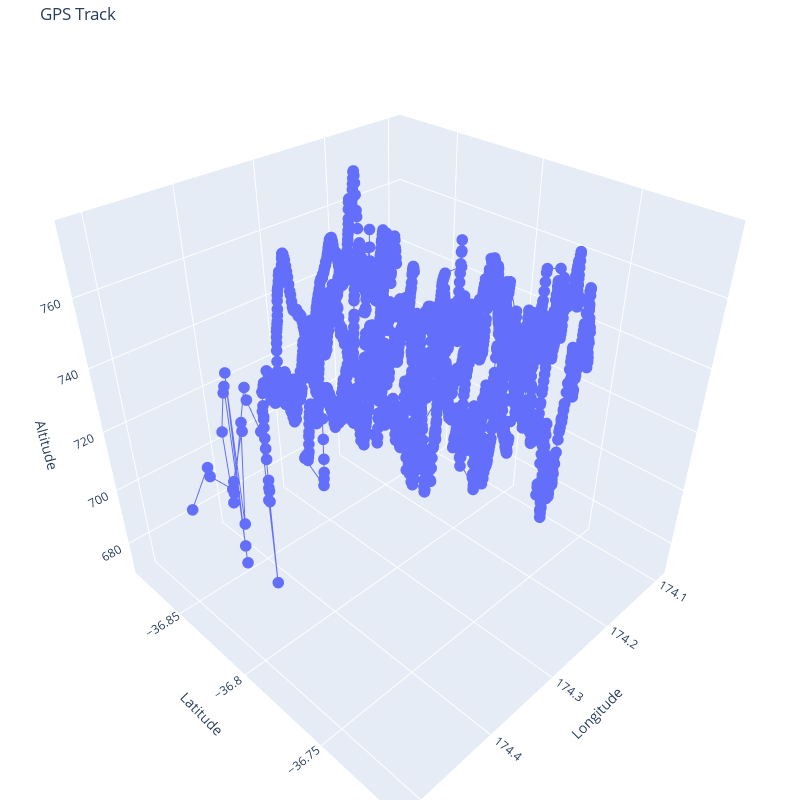

Notebook cell for this chart:
### Code cell
# Plot the GPS points interactively with hover info:
import plotly.graph_objects as go


def make_plot(gps_points):
    lats = [p.lat for p in gps_points if not p.ignore]
    lons = [p.lon for p in gps_points if not p.ignore]
    alts = [p.alt for p in gps_points if not p.ignore]

    fig = go.Figure(
        data=[
            go.Scatter3d(
                x=lons,
                y=lats,
                z=alts,
                mode="lines+markers",
                marker=dict(size=4),
                text=[f"Index: {i}\nAlt: {alts[i]}" for i in range(len(gps_points))],
                hoverinfo="text",
            )
        ]
    )
    fig.update_layout(
        scene=dict(xaxis_title="Longitude", yaxis_title="Latitude", zaxis_title="Altitude"),
        title="GPS Track",
        width=800,
        height=800,
        margin=dict(l=0, r=0, b=0, t=40),
    )
    fig.show()


make_plot(gps_points)

### Figure 1 — Plotly figure (JSON) as saved in the notebook; plotly's stock layout.template omitted (floating-point values rounded to 4 significant figures; data arrays with more than 128 entries replaced by an {"elided": "..."} marker saying what was removed)
{"data": [{"hoverinfo": "text", "marker": {"size": 4}, "mode": "lines+markers", "text": {"elided": "3639 str values"}, "type": "scatter3d", "x": {"elided": "3639 float values"}, "y": {"elided": "3639 float values"}, "z": {"elided": "3639 float values"}}], "layout": {"height": 800, "margin": {"b": 0, "l": 0, "r": 0, "t": 40}, "scene": {"xaxis": {"title": {"text": "Longitude"}}, "yaxis": {"title": {"text": "Latitude"}}, "zaxis": {"title": {"text": "Altitude"}}}, "title": {"text": "GPS Track"}, "width": 800}}
